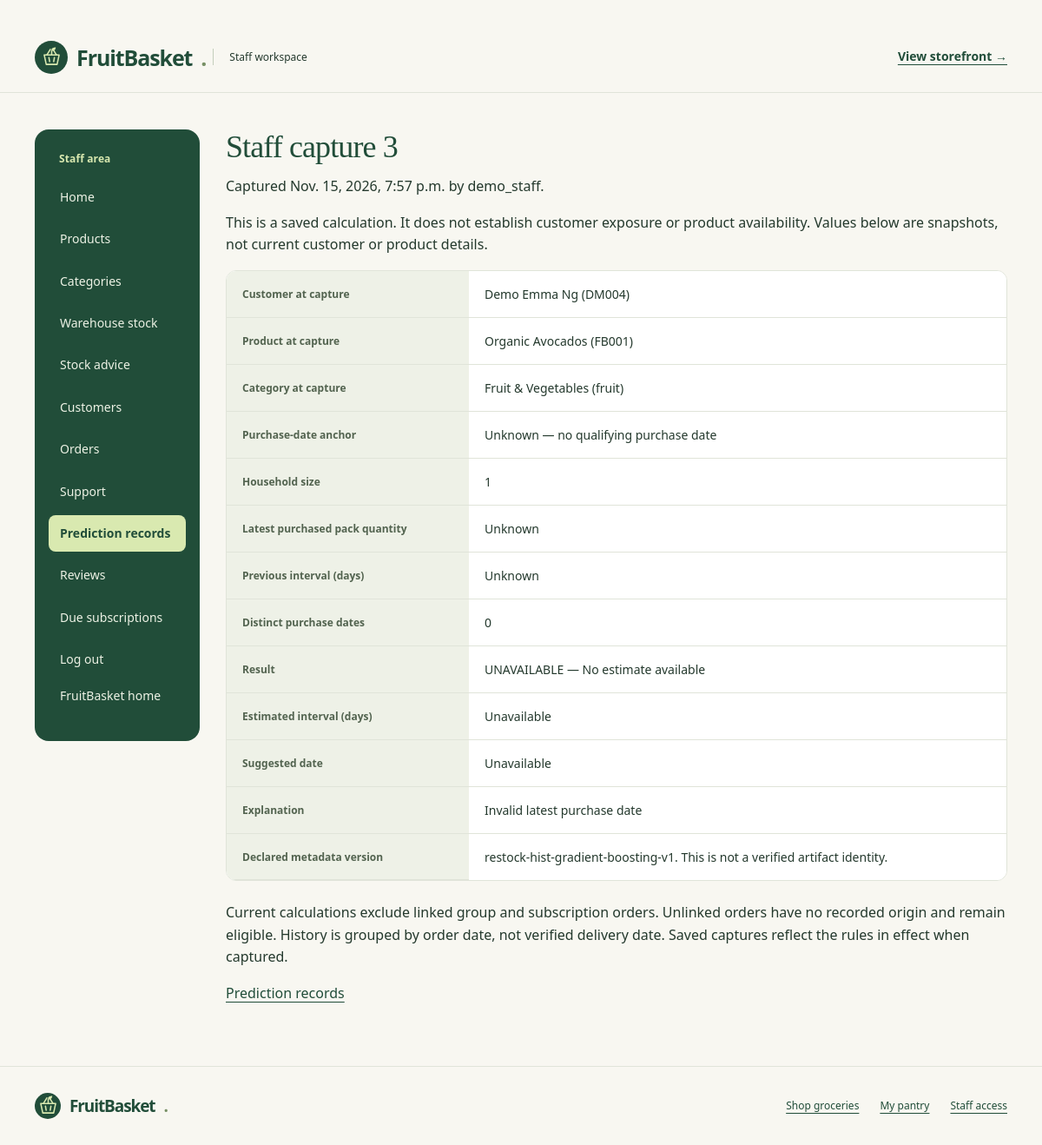
The page /adminpanel/predictions/3/ (signed in) on the database its author committed.
### adminpanel/models.py (models this page shows)
class RestockCapture(models.Model):
    customer = models.ForeignKey(Customer, on_delete=models.PROTECT)
    product = models.ForeignKey(Product, on_delete=models.PROTECT)
    employee = models.ForeignKey(User, on_delete=models.PROTECT)
    captured_at = models.DateTimeField(auto_now_add=True)
    fingerprint = models.CharField(max_length=64, unique=True)
    snapshot = models.JSONField()
    class Meta:
        ordering = ['-captured_at', '-pk']

### adminpanel/prediction_records.py (the view)
# urls.py: path('predictions/<int:pk>/', prediction_records.prediction_detail, name='prediction_detail'),
@require_GET
def prediction_detail(request, pk):
    if not staff_access(request):
        return redirect('adminpanel_login')
    record = get_object_or_404(RestockCapture.objects.select_related('employee'), pk=pk)
    return render(request, 'adminpanel/prediction_detail.html', {'record': record, 's': record.snapshot})

### adminpanel/prediction_records.py (called while the page is built)
def staff_access(request):
    return request.user.is_authenticated and request.user.is_active and request.user.is_staff

### adminpanel/templates/adminpanel/prediction_detail.html (shortened to what this page needs)
﻿{% extends 'adminpanel/adminpanel_base.html' %}
{% block content %}
<h1 class="fb-staff-page-title">Staff capture {{ record.pk }}</h1>
<p>Captured {{ record.captured_at }} by {{ record.employee.username }}.</p>
<p>This is a saved calculation. It does not establish customer exposure or product availability. Values below are snapshots, not current customer or product details.</p>
<div class="fb-table-wrap" role="region" aria-label="Saved calculation" tabindex="0"><table><tbody>
<tr><th>Customer at capture</th><td>{{ s.customer_name }} ({{ s.customer_id }})</td></tr>
<tr><th>Product at capture</th><td>{{ s.product_name }} ({{ s.product_id }})</td></tr>
<tr><th>Category at capture</th><td>{{ s.category_name }} ({{ s.inputs.category }})</td></tr>
<tr><th>Purchase-date anchor</th><td>{{ s.inputs.latest_purchase_at|default_if_none:'Unknown — no qualifying purchase date' }}</td></tr>
<tr><th>Household size</th><td>{{ s.inputs.household_size|default_if_none:'Unknown' }}</td></tr>
<tr><th>Latest purchased pack quantity</th><td>{{ s.inputs.purchased_quantity|default_if_none:'Unknown' }}</td></tr>
<tr><th>Previous interval (days)</th><td>{{ s.inputs.previous_interval_days|default_if_none:'Unknown' }}</td></tr>
<tr><th>Distinct purchase dates</th><td>{{ s.inputs.history_count }}</td></tr>
<tr><th>Result</th><td>{{ s.result.status }} — {% if s.result.status == 'MODEL' %}ML estimate{% elif s.result.status == 'INITIAL' %}Initial estimate{% else %}No estimate available{% endif %}</td></tr>
<tr><th>Estimated interval (days)</th><td>{{ s.result.interval_days|default_if_none:'Unavailable' }}</td></tr>
<tr><th>Suggested date</th><td>{{ s.result.restock_date|default_if_none:'Unavailable' }}</td></tr>
<tr><th>Explanation</th><td>{{ s.result.reason|default_if_none:'Not recorded' }}</td></tr>
<tr><th>Declared metadata version</th><td>{{ s.declared_version|default_if_none:'Unknown' }}. This is not a verified artifact identity.</td></tr>
</tbody></table></div>
<p>Current calculations exclude linked group and subscription orders. Unlinked orders have no recorded origin and remain eligible. History is grouped by order date, not verified delivery date. Saved captures reflect the rules in effect when captured.</p>
<a href="{% url 'prediction_list' %}">Prediction records</a>
{% endblock %}

### static/fruitbasket/theme.css (style rules this page uses)
:root { --forest:#214d39; --green:#35634b; --lime:#d9e9b0; --cream:#f8f7f1; --ink:#24392d; --muted:#657166; --border:#e0e4d9; --orange:#bc552e }
* { box-sizing:border-box }
html { scroll-behavior:smooth; scroll-padding-top:2rem }
body.fb-app { margin:0; background:var(--cream); color:var(--ink); font:1rem/1.6 "Segoe UI",Arial,sans-serif }
a { color:var(--forest); text-underline-offset:4px }
h1,h2,h3,h4 { color:var(--forest); font-weight:600; line-height:1.15 }
h1,h2 { letter-spacing:-.025em; text-wrap:balance }
h1 { font-size:clamp(2.5rem,5vw,4.8rem) }
p { margin:0 0 1rem }
.fb-table-wrap { overflow-x:auto; border:1px solid var(--border); border-radius:12px; background:#fff; margin-bottom:24px }
.fb-content table { width:100%; border-collapse:collapse; border:0; background:white; font-size:13px; margin:0 }
.fb-content th { color:#52634f; background:#eef1e7; font-size:12px; text-transform:none; letter-spacing:0; font-weight:650; white-space:nowrap }
.fb-content th,.fb-content td { border:0; border-bottom:1px solid var(--border); padding:17px 18px; vertical-align:middle }
.fb-content tbody tr:last-child td { border-bottom:0 }
.fb-content td { overflow-wrap:anywhere }
.fb-staff-page-title { font-size: clamp(1.8rem, 3vw, 2.6rem); margin-bottom: 24px; }
.fb-store-page .fb-section-heading h1, .fb-store-page .fb-auth-intro h1, .fb-staff-page-title, .fb-workspace-intro h1 { font-family:Georgia,serif; font-weight:400; letter-spacing:-.025em }
.fb-staff-page-title { font-size:clamp(2rem,3vw,2.75rem); margin:0 0 12px }
.fb-staff .fb-content table { font-size:14px }
.fb-staff .fb-content .fb-table-wrap table { min-width:760px }

### rows shown on the page
RestockCapture: pk "3", captured_at "Nov. 15, 2026, 7:57 p.m.", employee.username "demo_staff", customer_id "DM004", product_id "FB001"

### other values the page prints
{{ s.customer_name }} "Demo Emma Ng"
{{ s.product_name }} "Organic Avocados"
{{ s.category_name }} "Fruit & Vegetables"
{{ s.inputs.category }} "fruit"
{{ s.inputs.household_size|default_if_none:'Unknown' }} "1"
{{ s.inputs.purchased_quantity|default_if_none:'Unknown' }} "Unknown"
{{ s.inputs.previous_interval_days|default_if_none:'Unknown' }} "Unknown"
{{ s.inputs.history_count }} "0"
{{ s.result.status }} "UNAVAILABLE"
{{ s.result.interval_days|default_if_none:'Unavailable' }} "Unavailable"
{{ s.result.restock_date|default_if_none:'Unavailable' }} "Unavailable"
{{ s.result.reason|default_if_none:'Not recorded' }} "Invalid latest purchase date"
{{ s.declared_version|default_if_none:'Unknown' }} "restock-hist-gradient-boosting-v1"
